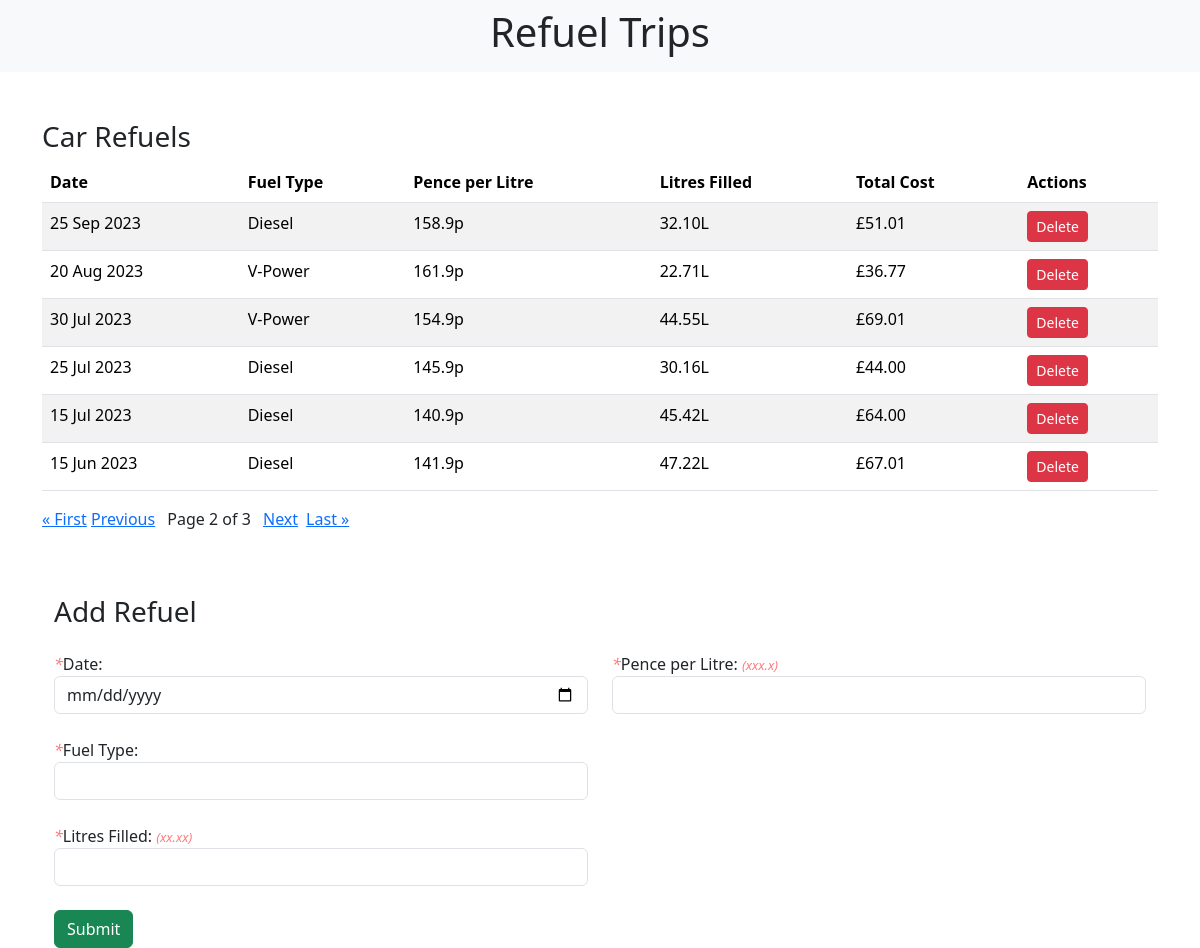
Screenshot of /?page=2 with the database file from the repository.
### refuels/models.py (models this page shows, shortened)
class RefuelSession(models.Model):
    date = models.DateField()
    fuel_type = models.CharField(max_length=20)
    pence_per_litre = models.DecimalField(max_digits=4, decimal_places=1)
    litres_filled = models.DecimalField(max_digits=5, decimal_places=2)
    total_cost = models.DecimalField(max_digits=5, decimal_places=2)

### refuels/views.py (the view)
# urls.py: path('', include('refuels.urls')),
def refuels(request):
    items = RefuelSession.objects.order_by('-date')  # Sort by date from newest to oldest
    paginator = Paginator(items, 6)
    page = request.GET.get('page')
    try:
        refuels = paginator.page(page)
    except PageNotAnInteger:
        refuels = paginator.page(1)
    except EmptyPage:
        refuels = paginator.page(paginator.num_pages)
    if request.method == 'DELETE':
        refuel_id = request.POST.get('refuel_id')
        refuel = get_object_or_404(RefuelSession, pk=refuel_id)
        refuel.delete()
        return JsonResponse({'message': 'Refuel session deleted successfully'}, status=200)
    elif request.method == 'POST':
        form = RefuelForm(request.POST)
        if form.is_valid():
            form.save()
            return HttpResponseRedirect('/')
    else:
        form = RefuelForm()
    return render(request, 'refuel_form.html', {'form': form, 'refuels': refuels})

### refuels/forms.py
class RefuelForm(forms.ModelForm):
    class Meta:
        model = RefuelSession
        fields = ['date', 'fuel_type', 'pence_per_litre', 'litres_filled']

### refuels/templates/refuel_form.html (shortened to what this page needs)
{% extends 'base.html' %}
{% block content %}
<br><br>
    <div class="table-responsive">
        <h3>Car Refuels</h3>
        <table class="table table-striped">
            <thead>
                <tr>
                    <th>Date</th>
                    <th>Fuel Type</th>
                    <th>Pence per Litre</th>
                    <th>Litres Filled</th>
                    <th>Total Cost</th>
                    <th>Actions</th>
                </tr>
            </thead>
            <tbody>
                {% for refuel in refuels|dictsortreversed:"date" %}
                    <tr>
                        <td>{{ refuel.date|date:'d M Y' }}</td>
                        <td>{{ refuel.fuel_type }}</td>
                        <td>{{ refuel.pence_per_litre }}p</td>
                        <td>{{ refuel.litres_filled }}L</td>
                        <td>£{{ refuel.total_cost }}</td>
                        <td>
                            <button class="btn btn-danger btn-sm delete-refuel" data-refuel-id="{{ refuel.id }}" data-csrf-token="{{ csrf_token }}">Delete</button>
                        </td>
                    </tr>
                {% endfor %}
            </tbody>
        </table>
    </div>
    <div class="pagination">
        <p class="step-links">
            {% if refuels.has_previous %}
                <a href="?page=1">&laquo; First</a>
                <a href="?page={{ refuels.previous_page_number }}">Previous</a>
            {% endif %}
            <p class="current">
                &ensp; Page {{ refuels.number }} of {{ refuels.paginator.num_pages }} &ensp;
            </p>
            {% if refuels.has_next %}
                <a href="?page={{ refuels.next_page_number }}">Next</a> &ensp;
                <a href="?page={{ refuels.paginator.num_pages }}">Last &raquo;</a>
            {% endif %}
        </p>
    </div>
    <div class="container mt-5">
        <h3 class="mb-4">Add Refuel</h3>
        <form method="post">
            <div class="row">
                <div class="col-md-6">
                    <div class="form-group">
                        <label for="date"><span>*</span>Date:</label>
                        <input type="date" class="form-control" id="date" name="date">
                        <br>
                    </div>
                    <div class="form-group">
                        <label for="fuel_type"><span>*</span>Fuel Type:</label>
                        <input type="text" class="form-control" id="fuel_type" name="fuel_type">
                        <br>
                    </div>
                    <div class="form-group">
                        <label for="litres_filled"><span>*</span>Litres Filled: <span class="field-hint">(xx.xx)</span></label>
                        <input type="number" class="form-control" id="litres_filled" name="litres_filled" step="0.01">
                        <br>
                    </div>
                </div>
                <div class="col-md-6">
                    <div class="form-group">
                        <label for="pence_per_litre"><span>*</span>Pence per Litre: <span class="field-hint">(xxx.x)</span></label>
                        <input type="number" class="form-control" id="pence_per_litre" name="pence_per_litre" step="0.01">
                        <br>
                    </div>
                </div>
            </div>
            <button type="submit" class="btn btn-success">Submit</button>
        </form>
    </div>
{% endblock %}

### refuels/templates/base.html (style rules this page uses)
span { color: #ff7a7a; font-style: italic; }
.field-hint { font-size: small; }

### rows the page displays
RefuelSession: date "25 Sep 2023", fuel_type "Diesel", pence_per_litre "158.9", litres_filled "32.10", total_cost "51.01"
RefuelSession: date "20 Aug 2023", fuel_type "V-Power", pence_per_litre "161.9", litres_filled "22.71", total_cost "36.77"
RefuelSession: date "30 Jul 2023", fuel_type "V-Power", pence_per_litre "154.9", litres_filled "44.55", total_cost "69.01"
RefuelSession: date "25 Jul 2023", fuel_type "Diesel", pence_per_litre "145.9", litres_filled "30.16", total_cost "44.00"
RefuelSession: date "15 Jul 2023", fuel_type "Diesel", pence_per_litre "140.9", litres_filled "45.42", total_cost "64.00"
RefuelSession: date "15 Jun 2023", fuel_type "Diesel", pence_per_litre "141.9", litres_filled "47.22", total_cost "67.01"

### other values shown
{{ refuels.number }} "2"
{{ refuels.paginator.num_pages }} "3"
